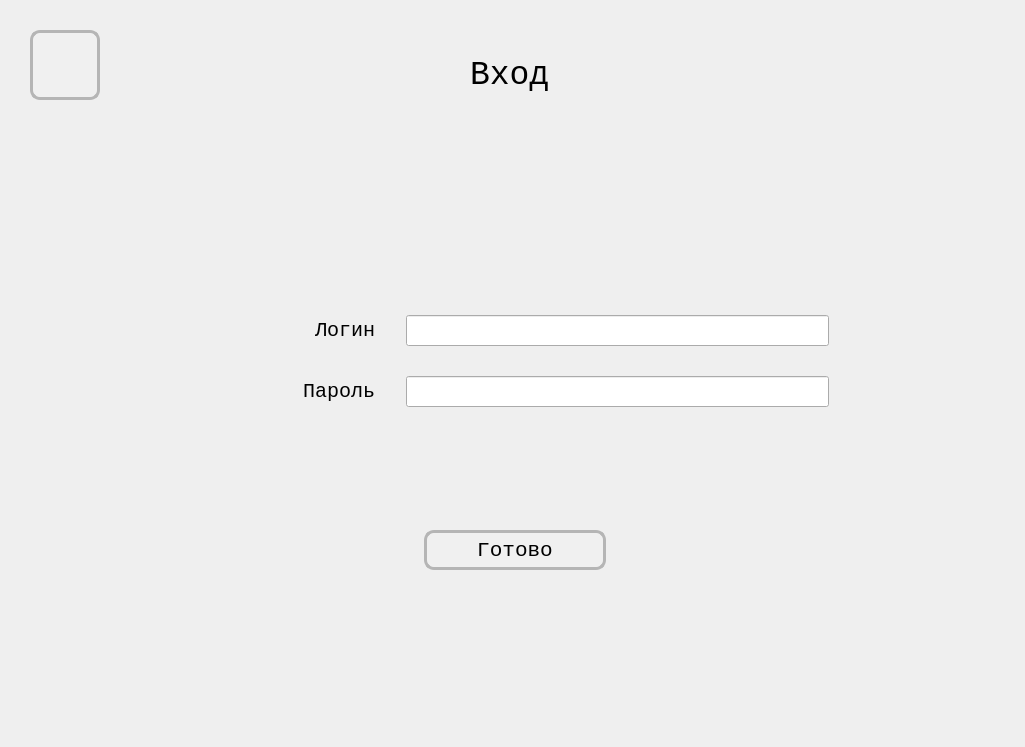
<?xml version="1.0" encoding="UTF-8"?>
<ui version="4.0">
 <class>login</class>
 <widget class="QWidget" name="login">
  <property name="geometry">
   <rect>
    <x>0</x>
    <y>0</y>
    <width>1025</width>
    <height>747</height>
   </rect>
  </property>
  <property name="minimumSize">
   <size>
    <width>1025</width>
    <height>747</height>
   </size>
  </property>
  <property name="maximumSize">
   <size>
    <width>1025</width>
    <height>747</height>
   </size>
  </property>
  <property name="font">
   <font>
    <family>Consolas</family>
   </font>
  </property>
  <property name="windowTitle">
   <string>Form</string>
  </property>
  <widget class="QWidget" name="layoutWidget">
   <property name="geometry">
    <rect>
     <x>80</x>
     <y>150</y>
     <width>871</width>
     <height>531</height>
    </rect>
   </property>
   <layout class="QVBoxLayout" name="verticalLayout">
    <property name="spacing">
     <number>13</number>
    </property>
    <item>
     <layout class="QGridLayout" name="gridLayout">
      <property name="leftMargin">
       <number>45</number>
      </property>
      <property name="topMargin">
       <number>15</number>
      </property>
      <property name="rightMargin">
       <number>122</number>
      </property>
      <property name="horizontalSpacing">
       <number>31</number>
      </property>
      <property name="verticalSpacing">
       <number>30</number>
      </property>
      <item row="0" column="0">
       <spacer name="verticalSpacer_2">
        <property name="orientation">
         <enum>Qt::Vertical</enum>
        </property>
        <property name="sizeType">
         <enum>QSizePolicy::Maximum</enum>
        </property>
        <property name="sizeHint" stdset="0">
         <size>
          <width>20</width>
          <height>40</height>
         </size>
        </property>
       </spacer>
      </item>
      <item row="1" column="1">
       <widget class="QLineEdit" name="le_login">
        <property name="font">
         <font>
          <family>Consolas</family>
          <pointsize>15</pointsize>
         </font>
        </property>
       </widget>
      </item>
      <item row="2" column="0" alignment="Qt::AlignRight">
       <widget class="QLabel" name="label_2">
        <property name="font">
         <font>
          <family>Consolas</family>
          <pointsize>15</pointsize>
         </font>
        </property>
        <property name="text">
         <string>Пароль</string>
        </property>
       </widget>
      </item>
      <item row="1" column="0" alignment="Qt::AlignRight">
       <widget class="QLabel" name="label">
        <property name="sizePolicy">
         <sizepolicy hsizetype="Preferred" vsizetype="Preferred">
          <horstretch>0</horstretch>
          <verstretch>0</verstretch>
         </sizepolicy>
        </property>
        <property name="minimumSize">
         <size>
          <width>250</width>
          <height>0</height>
         </size>
        </property>
        <property name="maximumSize">
         <size>
          <width>250</width>
          <height>16777215</height>
         </size>
        </property>
        <property name="font">
         <font>
          <family>Consolas</family>
          <pointsize>15</pointsize>
         </font>
        </property>
        <property name="acceptDrops">
         <bool>false</bool>
        </property>
        <property name="statusTip">
         <string notr="true"/>
        </property>
        <property name="layoutDirection">
         <enum>Qt::LeftToRight</enum>
        </property>
        <property name="text">
         <string>Логин</string>
        </property>
        <property name="scaledContents">
         <bool>false</bool>
        </property>
        <property name="alignment">
         <set>Qt::AlignRight|Qt::AlignTrailing|Qt::AlignVCenter</set>
        </property>
        <property name="wordWrap">
         <bool>false</bool>
        </property>
       </widget>
      </item>
      <item row="2" column="1">
       <widget class="QLineEdit" name="le_password">
        <property name="font">
         <font>
          <family>Consolas</family>
          <pointsize>15</pointsize>
         </font>
        </property>
       </widget>
      </item>
     </layout>
    </item>
    <item alignment="Qt::AlignHCenter">
     <widget class="QPushButton" name="pb_done">
      <property name="sizePolicy">
       <sizepolicy hsizetype="Minimum" vsizetype="Minimum">
        <horstretch>0</horstretch>
        <verstretch>0</verstretch>
       </sizepolicy>
      </property>
      <property name="minimumSize">
       <size>
        <width>182</width>
        <height>0</height>
       </size>
      </property>
      <property name="maximumSize">
       <size>
        <width>200</width>
        <height>40</height>
       </size>
      </property>
      <property name="sizeIncrement">
       <size>
        <width>0</width>
        <height>0</height>
       </size>
      </property>
      <property name="font">
       <font>
        <family>Consolas</family>
        <pointsize>16</pointsize>
        <weight>50</weight>
        <italic>false</italic>
        <bold>false</bold>
       </font>
      </property>
      <property name="styleSheet">
       <string notr="true">QPushButton {
        background-color: #F0F0F0;
		border: 3px solid #B5B5B5; 
		border-radius: 10px; 
		padding: 6px;
		font: 16pt &quot;Consolas&quot;;
	
    }
    QPushButton:hover {
        background-color: #DADADA;
    }
    QPushButton:pressed {
        background-color: #919191;
    }</string>
      </property>
      <property name="text">
       <string>Готово</string>
      </property>
     </widget>
    </item>
   </layout>
  </widget>
  <widget class="QLabel" name="label_7">
   <property name="geometry">
    <rect>
     <x>470</x>
     <y>50</y>
     <width>253</width>
     <height>50</height>
    </rect>
   </property>
   <property name="font">
    <font>
     <pointsize>25</pointsize>
    </font>
   </property>
   <property name="text">
    <string>Вход</string>
   </property>
  </widget>
  <widget class="QPushButton" name="pb_home">
   <property name="geometry">
    <rect>
     <x>30</x>
     <y>30</y>
     <width>70</width>
     <height>70</height>
    </rect>
   </property>
   <property name="sizePolicy">
    <sizepolicy hsizetype="Maximum" vsizetype="Maximum">
     <horstretch>0</horstretch>
     <verstretch>0</verstretch>
    </sizepolicy>
   </property>
   <property name="minimumSize">
    <size>
     <width>70</width>
     <height>70</height>
    </size>
   </property>
   <property name="maximumSize">
    <size>
     <width>70</width>
     <height>70</height>
    </size>
   </property>
   <property name="styleSheet">
    <string notr="true">QPushButton {
        background-color: #F0F0F0;
		border: 3px solid #B5B5B5; 
		border-radius: 10px; 
		padding: 6px;
    }
    QPushButton:hover {
        background-color: #DADADA;
    }
    QPushButton:pressed {
        background-color: #919191;
    }</string>
   </property>
   <property name="text">
    <string/>
   </property>
   <property name="icon">
    <iconset>
     <normaloff>../../Downloads/house-black-silhouette-without-door.png</normaloff>../../Downloads/house-black-silhouette-without-door.png</iconset>
   </property>
   <property name="iconSize">
    <size>
     <width>40</width>
     <height>40</height>
    </size>
   </property>
  </widget>
 </widget>
 <resources/>
 <connections/>
</ui>
